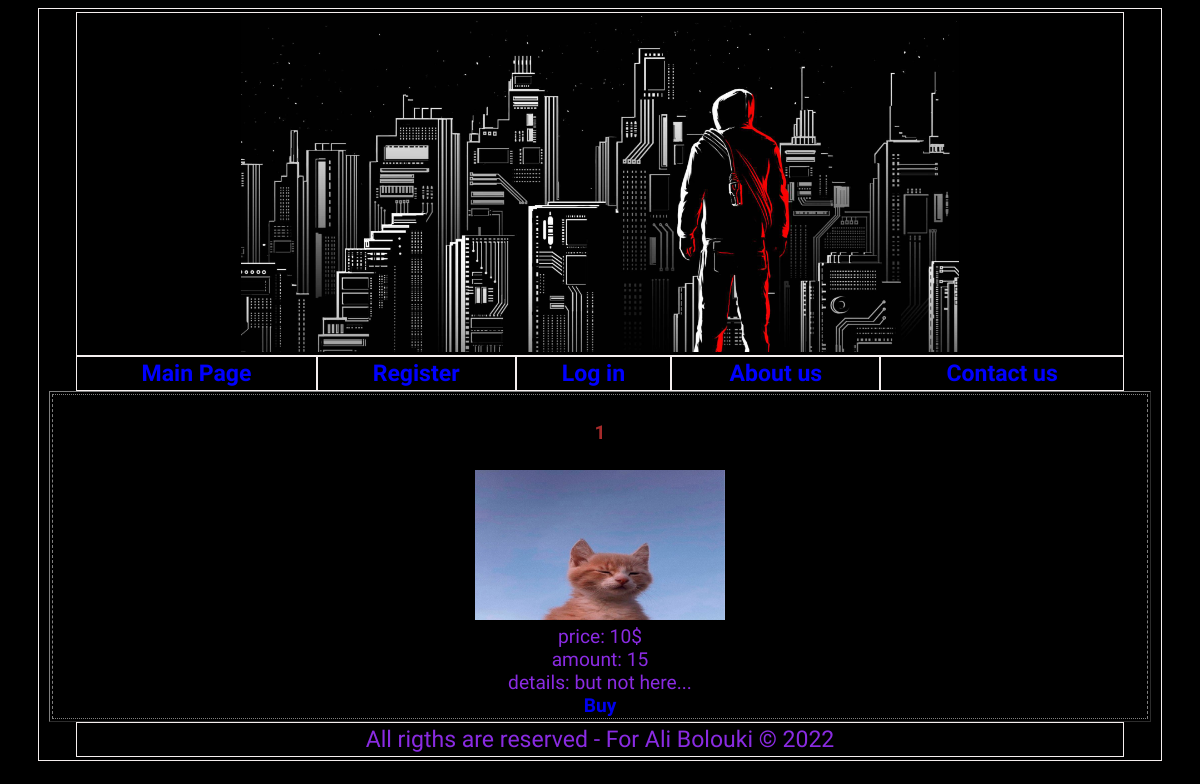
Page /product_detail.php?id=1 on the committed database.
### tables this page shows
CREATE TABLE `products` (
  `pro_code` int(10) NOT NULL,
  `pro_name` varchar(200) NOT NULL,
  `pro_qty` int(10) NOT NULL,
  `pro_price` float NOT NULL,
  `pro_image` varchar(80) NOT NULL,
  `pro_detail` text NOT NULL
);

### product_detail.php (the view, shortened to what this page needs)
<?php
include("includes/header.php");
$link = mysqli_connect("localhost","root","","shop");
$pro_code = 0;
if (isset($_GET['id'])) {
    $pro_code = $_GET['id'];
}
$query = "select * from products where pro_code = '$pro_code' ";
$result = mysqli_query($link , $query);
?>
<table style="width: 100%;" border="1px">
<tr>
    <?php
    if ($row = mysqli_fetch_array($result)) {
    ?>
    <td style="border-style: dotted dashed; vertical-align: top; width: 33%;">
        <h4 style="color: brown;"> <?php echo ($row['pro_name']) ?> </h4>
        <a href="order.php?id=<?php echo ($row['pro_code']) ?>">
            <img src="imgs/products/<?php echo ($row['pro_image']) ?>" width="250px" height="150px"/>
        </a>
        <br/>
        price: <?php echo ($row['pro_price']) ?>$
        <br/>
        amount: <?php echo ($row['pro_qty']) ?>
        <br/>
        details: <?php echo (substr($row['pro_detail'],0,120)) ?>...
        <br/>
        <b><a href="order.php?id=<?php echo ($row['pro_code']) ?>" style="text-decoration: none;">Buy</a></b>
    </td>
<?php
}
?>
</tr>
</table>
<?php
include("includes/footer.php");
?>

### style.css (style rules this page uses)
body { font-family: 'Supermercado One', cursive; background-color: #000000; color: blueviolet; text-align: center; }

### rows in the picture
products: pro_name "1", pro_image (picture), pro_price "10", pro_qty "15", pro_detail "but not here"
